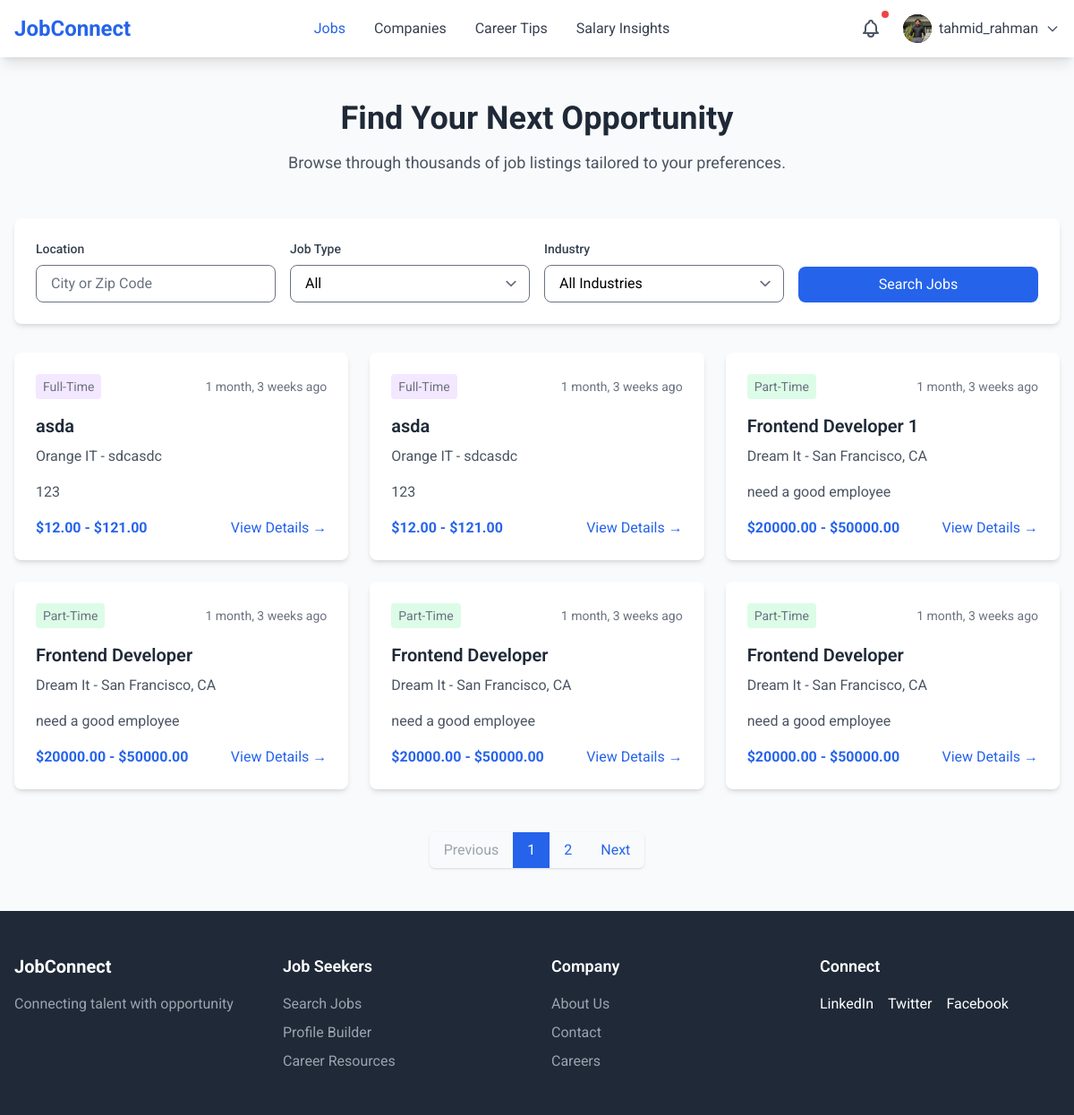
Screenshot of /jobseeker/jobs/ (signed in) with the database file from the repository.
### accounts/models.py (models this page shows, shortened)
class CustomUser(AbstractBaseUser, PermissionsMixin):
    id = models.AutoField(primary_key=True)
    name = models.CharField(max_length=100)
    username = models.CharField(max_length=100, unique=True)
    email = models.EmailField(unique=True)
    phone_no = models.CharField(max_length=15,null=True,blank=True)
    role = models.CharField(max_length=50, choices=[
        ('admin', 'Admin'),
        ('user', 'User'),
        ('employee', 'Employee'),
    ], default='user')
    status = models.CharField(max_length=50, choices=[
        ('approved','Approved'),
        ('pending', 'Pending'),
    ],default='pending')
    is_active = models.BooleanField(default=True)
    is_staff = models.BooleanField(default=False)
    objects = CustomUserManager()
    USERNAME_FIELD = 'email'
    REQUIRED_FIELDS = ['username', 'name']

### jobseeker/models.py (models this page shows, shortened)
class Profile(models.Model):
    user = models.OneToOneField(CustomUser, on_delete=models.CASCADE, related_name='profile')
    profile_id = models.AutoField(primary_key=True)
    profile_picture = models.ImageField(upload_to='profile_pics/', blank=True, null=True,default='profile_pics/profile_1.png')
    first_name = models.CharField(max_length=50, blank=True, null=True)
    last_name = models.CharField(max_length=50, blank=True, null=True)
    job_title = models.CharField(max_length=100, blank=True, null=True)
    location = models.CharField(max_length=100, blank=True, null=True)
    about_me = models.TextField( blank=True, null=True)

### employer/models.py (models this page shows, shortened)
class Job(models.Model):
    JOB_TYPE_CHOICES = [
        ('Full-Time', 'Full-Time'),
        ('Part-Time', 'Part-Time'),
        ('Contract', 'Contract'),
        ('Internship', 'Internship')
    ]
    STATUS_CHOICES = [
        ('Active', 'Active'),
        ('Draft', 'Draft'),
        ('Closed', 'Closed'),
    ]
    CATEGORY_CHOICES = [
        ('engineering', 'Engineering'),
        ('design', 'Design'),
        ('marketing', 'Marketing'),
    ]
    job_id = models.AutoField(primary_key=True)
    title = models.CharField(max_length=255)
    company = models.ForeignKey('Company', on_delete=models.CASCADE)
    location = models.CharField(max_length=255)
    job_type = models.CharField(max_length=20, choices=JOB_TYPE_CHOICES)
    posted_date = models.DateTimeField(auto_now_add=True)
    salary_min = models.DecimalField(max_digits=10, decimal_places=2)
    salary_max = models.DecimalField(max_digits=10, decimal_places=2)
    applications = models.IntegerField(default=0)
    exp_need = models.IntegerField(default=0)
    description = models.TextField()
    responsibilities = models.TextField()
    requirements = models.TextField()
    benefits = models.TextField()
    status = models.CharField(max_length=10, choices=STATUS_CHOICES, default='Draft')
    category = models.CharField(max_length=20, choices=CATEGORY_CHOICES)

class Company(models.Model):
    company_id = models.AutoField(primary_key=True)
    user = models.ForeignKey('accounts.CustomUser', on_delete=models.CASCADE)
    name = models.CharField(max_length=255)
    location = models.CharField(max_length=255)
    logo = models.URLField(null=True, blank=True)
    description = models.TextField()

### jobseeker/views.py (the view)
    def wrapper(request, *args, **kwargs):
        if request.user.role != 'user':
            messages.error(request, "You are not authorized to view this page.")
            return redirect('login')
        return view_func(request, *args, **kwargs)

### jobseeker/views.py (called while the page is built)
def user_role_required(view_func):
    def wrapper(request, *args, **kwargs):
        if request.user.role != 'user':
            messages.error(request, "You are not authorized to view this page.")
            return redirect('login')
        return view_func(request, *args, **kwargs)
    return wrapper

@user_role_required
@login_required
def dashboard(request):
    jobs = Job.objects.all().order_by('-posted_date')
    paginator = Paginator(jobs, 6)
    page_number = request.GET.get('page')
    page_obj = paginator.get_page(page_number)
    return render(request, 'jobseeker/user_home.html',{'page_obj': page_obj})

### static/templates/jobseeker/user_home.html (shortened to what this page needs)
{% extends 'base.html' %}
{% block nav %}
{% include 'components/main_nav.html' %}
{% endblock nav %}
{% block content %}
<section class="py-12 bg-gray-50">
    <div class="max-w-7xl mx-auto px-4">
        <div class="text-center mb-12">
            <h1 class="text-4xl font-bold text-gray-800 mb-4">Find Your Next Opportunity</h1>
            <p class="text-lg text-gray-600">Browse through thousands of job listings tailored to your preferences.
            </p>
        </div>
        <div class="bg-white p-6 rounded-lg shadow-md mb-8">
            <div class="grid grid-cols-1 md:grid-cols-4 gap-4">
                <div>
                    <label class="block text-sm font-medium text-gray-700 mb-2">Location</label>
                    <input type="text" placeholder="City or Zip Code"
                        class="w-full px-4 py-2 border rounded-lg focus:ring-blue-500 focus:border-blue-500">
                </div>
                <div>
                    <label class="block text-sm font-medium text-gray-700 mb-2">Job Type</label>
                    <select class="w-full px-4 py-2 border rounded-lg focus:ring-blue-500 focus:border-blue-500">
                        <option value="">All</option>
                    </select>
                </div>
                <div>
                    <label class="block text-sm font-medium text-gray-700 mb-2">Industry</label>
                    <select class="w-full px-4 py-2 border rounded-lg focus:ring-blue-500 focus:border-blue-500">
                        <option value="">All Industries</option>
                    </select>
                </div>
                <div class="flex items-end">
                    <button class="w-full bg-blue-600 text-white px-6 py-2 rounded-lg hover:bg-blue-700">
                        Search Jobs
                    </button>
                </div>
            </div>
        </div>
        <div class="grid grid-cols-1 md:grid-cols-2 lg:grid-cols-3 gap-6">
            {% for job in page_obj %}
            <div class="bg-white rounded-lg shadow-md hover:shadow-lg transition-shadow">
                <div class="p-6">
                    <div class="flex items-center justify-between mb-4">
                        <span class="text-sm text-gray-500 {% if job.job_type == 'Full-Time' %}bg-purple-100 {% elif job.job_type == 'Part-Time' %} bg-green-100 {% elif job.job_type == 'Contract' %}
                             bg-yellow-100 {% else %} bg-red-100 {% endif %} px-2 py-1 rounded">
                            {{job.job_type }}</span>
                        <span class="text-sm text-gray-500">{{ job.posted_date|timesince }} ago</span>
                    </div>
                    <h3 class="text-xl font-semibold text-gray-800 mb-2">{{ job.title }}</h3>
                    <p class="text-gray-600 mb-4">{{ job.company.name }} - {{ job.location }}</p>
                    <p class="text-gray-600 mb-4">{{ job.description|truncatechars:100 }}
                    </p>
                    <div class="flex items-center justify-between">
                        <span class="text-md font-bold text-blue-600">
                            ${{job.salary_min}} - ${{job.salary_max}}</span>
                        <a href="{{job.job_id}}" class="text-blue-600 hover:text-blue-700">View Details
                            →</a>
                    </div>
                </div>
            </div>
            {% endfor %}
        </div>
        <div class="flex justify-center mt-12">
            <nav class="inline-flex rounded-md shadow">
                {% if page_obj.has_previous %}
                <a href="?page={{ page_obj.previous_page_number }}"
                    class="px-4 py-2 text-blue-600 hover:bg-blue-50 rounded-l-lg">Previous</a>
                {% else %}
                <span class="px-4 py-2 text-gray-400 rounded-l-lg cursor-not-allowed">Previous</span>
                {% endif %}
                {% for num in page_obj.paginator.page_range %}
                {% if page_obj.number == num %}
                <span class="px-4 py-2 text-white bg-blue-600">{{ num }}</span>
                {% else %}
                <a href="?page={{ num }}" class="px-4 py-2 text-blue-600 hover:bg-blue-50">{{ num }}</a>
                {% endif %}
                {% endfor %}
                {% if page_obj.has_next %}
                <a href="?page={{ page_obj.next_page_number }}"
                    class="px-4 py-2 text-blue-600 hover:bg-blue-50 rounded-r-lg">Next</a>
                {% else %}
                <span class="px-4 py-2 text-gray-400 rounded-r-lg cursor-not-allowed">Next</span>
                {% endif %}
            </nav>
        </div>
    </div>
</section>
{% endblock content %}
{% block footer %}
<div class="footer-container hidden md:block">
    {% include 'components/footer.html' %}
</div>
{% endblock footer %}

### static/templates/components/main_nav.html (shortened to what this page needs)
<nav class="bg-white shadow-lg sticky top-0 z-[10]">
    <div class="max-w-7xl mx-auto px-4">
        <div class="flex justify-between items-center h-16">
            <a href="/jobseeker/jobs/" class="flex items-center">
                <span class="text-2xl font-bold text-blue-600">JobConnect</span>
            </a>
            <div class="hidden md:flex space-x-8">
                <a href="/jobseeker/jobs"
                    class="hover:text-blue-600 {% if '/jobseeker/jobs' in request.path %} text-blue-600 {% else %} text-gray-700 {% endif %} ">
                    Jobs
                </a>
                <a href="/jobseeker/company"
                    class="{% if '/jobseeker/company' in request.path %} text-blue-600 {% else %} text-gray-700 {% endif %} hover:text-blue-600">Companies</a>
                <a href="/jobseeker/tips"
                    class="{% if '/jobseeker/tips' in request.path %} text-blue-600 {% else %} text-gray-700 {% endif %} hover:text-blue-600">Career
                    Tips</a>
                <a href="/jobseeker/salaryinsight"
                    class="{% if '/jobseeker/salaryinsight' in request.path %} text-blue-600 {% else %} text-gray-700 {% endif %} hover:text-blue-600">Salary
                    Insights</a>
            </div>
            <div class="flex items-center space-x-4">
                <div class="relative">
                    <button id="notificationButton" class="p-2 text-gray-600 hover:text-blue-600 relative">
                        <span class="absolute top-0 right-0 w-2 h-2 bg-red-500 rounded-full"></span>
                    </button>
                </div>
                <div class="relative">
                    <button id="profileButton" class="flex items-center space-x-2 focus:outline-none">
                        <img src="{{ request.user.profile.profile_picture.url }}" alt="Profile"
                            class="w-8 h-8 rounded-full bg-black">
                        <span class="hidden md:block text-gray-700">{{ request.user.username }}</span>
                        <svg class="w-4 h-4 text-gray-600" fill="none" stroke="currentColor" viewBox="0 0 24 24">
                            <path stroke-linecap="round" stroke-linejoin="round" stroke-width="2" d="M19 9l-7 7-7-7" />
                        </svg>
                    </button>
                </div>
            </div>
        </div>
    </div>
</nav>

### rows the page displays
CustomUser: user.profile.profile_picture (picture), user.username "tahmid_rahman"
Job: job_type "Full-Time", posted_date "1 month, 3 weeks", title "asda", company.name "Orange IT", location "sdcasdc", description "123", salary_min "12.00", salary_max "121.00"
Job: job_type "Full-Time", posted_date "1 month, 3 weeks", title "asda", company.name "Orange IT", location "sdcasdc", description "123", salary_min "12.00", salary_max "121.00"
Job: job_type "Part-Time", posted_date "1 month, 3 weeks", title "Frontend Developer 1", company.name "Dream It", location "San Francisco, CA", description "need a good employee", salary_min "20000.00", salary_max "50000.00"
Job: job_type "Part-Time", posted_date "1 month, 3 weeks", title "Frontend Developer", company.name "Dream It", location "San Francisco, CA", description "need a good employee", salary_min "20000.00", salary_max "50000.00"
Job: job_type "Part-Time", posted_date "1 month, 3 weeks", title "Frontend Developer", company.name "Dream It", location "San Francisco, CA", description "need a good employee", salary_min "20000.00", salary_max "50000.00"
Job: job_type "Part-Time", posted_date "1 month, 3 weeks", title "Frontend Developer", company.name "Dream It", location "San Francisco, CA", description "need a good employee", salary_min "20000.00", salary_max "50000.00"

### other values shown
{{ num }} "1"
{{ num }} "2"
